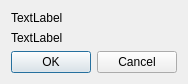
<?xml version="1.0" encoding="UTF-8"?>
<ui version="4.0">
 <class>popup</class>
 <widget class="QDialog" name="popup">
  <property name="geometry">
   <rect>
    <x>0</x>
    <y>0</y>
    <width>176</width>
    <height>62</height>
   </rect>
  </property>
  <property name="windowTitle">
   <string>Dialog</string>
  </property>
  <layout class="QVBoxLayout" name="verticalLayout">
   <item>
    <widget class="QLabel" name="lTypeMssg">
     <property name="text">
      <string>TextLabel</string>
     </property>
    </widget>
   </item>
   <item>
    <widget class="QLabel" name="lMssg">
     <property name="text">
      <string>TextLabel</string>
     </property>
    </widget>
   </item>
   <item>
    <widget class="QDialogButtonBox" name="buttonBox">
     <property name="orientation">
      <enum>Qt::Horizontal</enum>
     </property>
     <property name="standardButtons">
      <set>QDialogButtonBox::Cancel|QDialogButtonBox::Ok</set>
     </property>
    </widget>
   </item>
  </layout>
 </widget>
 <resources/>
 <connections>
  <connection>
   <sender>buttonBox</sender>
   <signal>accepted()</signal>
   <receiver>popup</receiver>
   <slot>accept()</slot>
   <hints>
    <hint type="sourcelabel">
     <x>248</x>
     <y>254</y>
    </hint>
    <hint type="destinationlabel">
     <x>157</x>
     <y>274</y>
    </hint>
   </hints>
  </connection>
  <connection>
   <sender>buttonBox</sender>
   <signal>rejected()</signal>
   <receiver>popup</receiver>
   <slot>reject()</slot>
   <hints>
    <hint type="sourcelabel">
     <x>316</x>
     <y>260</y>
    </hint>
    <hint type="destinationlabel">
     <x>286</x>
     <y>274</y>
    </hint>
   </hints>
  </connection>
 </connections>
</ui>
